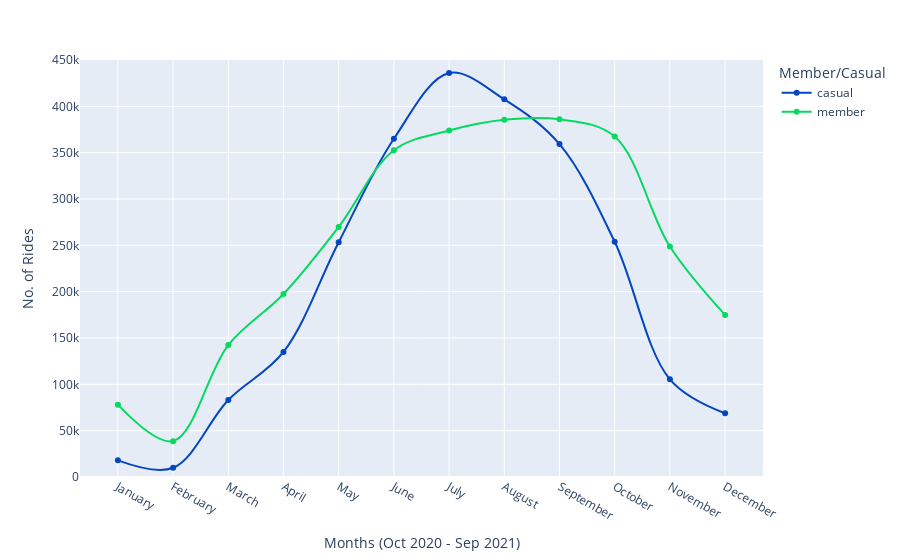

Notebook source saved alongside this figure:
### Code cell
fig_2 = df.groupby(['year', 'month', 'member_casual'], as_index=False).count()
fig_2 = fig_2[fig_2['ride_id'] != 0]

px.line(fig_2, x = 'month', y = 'ride_id', range_y = [0,450000],
        color = 'member_casual', 
        line_shape = 'spline',
        markers=True, 
        labels = {'ride_id': 'No. of Rides', 'month': 'Months (Oct 2020 - Sep 2021)', 'member_casual': 'Member/Casual'},
        hover_name = 'member_casual', hover_data = {'member_casual': False, 'month': True, 'ride_id': True}, 
        color_discrete_map = {'casual': '#0446c2', 'member': '#05d961'})

### Figure 1 — Plotly figure (JSON) as saved in the notebook; plotly's stock layout.template omitted (floating-point values rounded to 4 significant figures)
{"data": [{"customdata": [["casual"], ["casual"], ["casual"], ["casual"], ["casual"], ["casual"], ["casual"], ["casual"], ["casual"], ["casual"], ["casual"], ["casual"]], "hovertemplate": "<b>%{hovertext}</b><br><br>Months (Oct 2020 - Sep 2021)=%{x}<br>No. of Rides=%{y}<extra></extra>", "hovertext": ["casual", "casual", "casual", "casual", "casual", "casual", "casual", "casual", "casual", "casual", "casual", "casual"], "legendgroup": "casual", "line": {"color": "#0446c2", "dash": "solid", "shape": "spline"}, "marker": {"symbol": "circle"}, "mode": "markers+lines", "name": "casual", "orientation": "v", "showlegend": true, "type": "scatter", "x": ["January", "February", "March", "April", "May", "June", "July", "August", "September", "October", "November", "December"], "xaxis": "x", "y": [17953, 9964, 83148, 134945, 253346, 365023, 435927, 407517, 359226, 253829, 105373, 68752], "yaxis": "y"}, {"customdata": [["member"], ["member"], ["member"], ["member"], ["member"], ["member"], ["member"], ["member"], ["member"], ["member"], ["member"], ["member"]], "hovertemplate": "<b>%{hovertext}</b><br><br>Months (Oct 2020 - Sep 2021)=%{x}<br>No. of Rides=%{y}<extra></extra>", "hovertext": ["member", "member", "member", "member", "member", "member", "member", "member", "member", "member", "member", "member"], "legendgroup": "member", "line": {"color": "#05d961", "dash": "solid", "shape": "spline"}, "marker": {"symbol": "circle"}, "mode": "markers+lines", "name": "member", "orientation": "v", "showlegend": true, "type": "scatter", "x": ["January", "February", "March", "April", "May", "June", "July", "August", "September", "October", "November", "December"], "xaxis": "x", "y": [78045, 38685, 142375, 197477, 269897, 352676, 373833, 385426, 385959, 367460, 248699, 174878], "yaxis": "y"}], "layout": {"legend": {"title": {"text": "Member/Casual"}, "tracegroupgap": 0}, "margin": {"t": 60}, "xaxis": {"anchor": "y", "domain": [0.0, 1.0], "title": {"text": "Months (Oct 2020 - Sep 2021)"}}, "yaxis": {"anchor": "x", "domain": [0.0, 1.0], "range": [0, 450000], "title": {"text": "No. of Rides"}}}}
